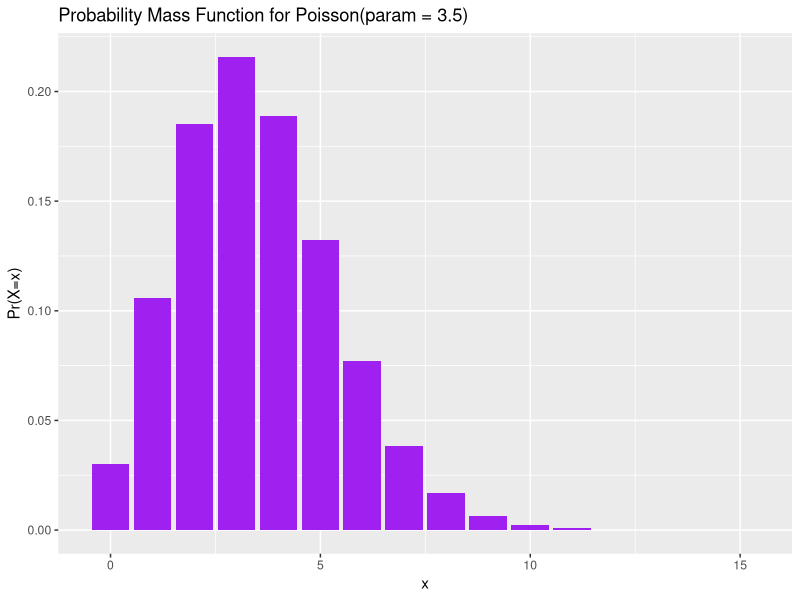
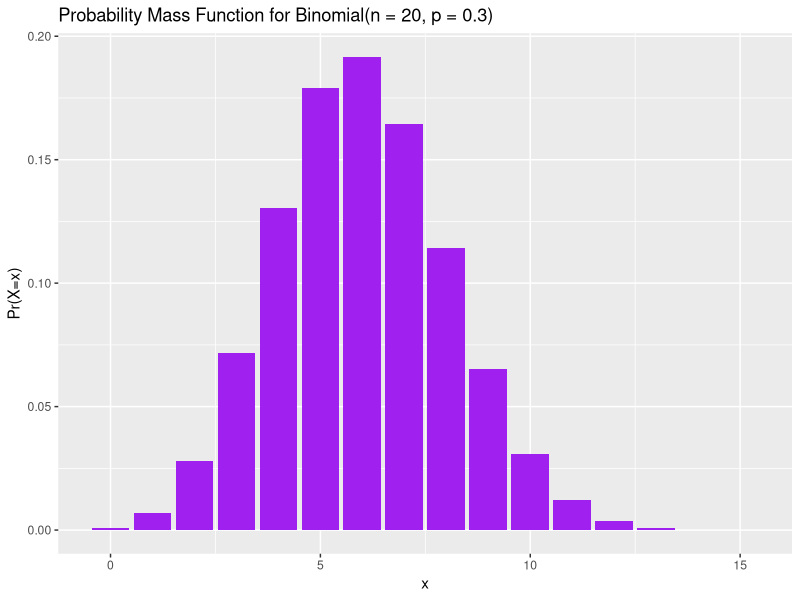
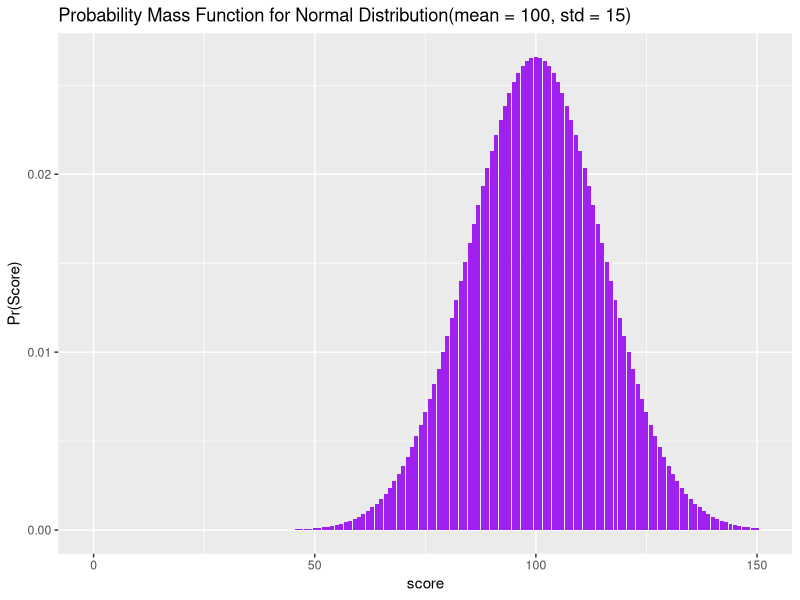

Recreate these plots in R, in order.
## ---- chunk 1
knitr::opts_chunk$set(echo = TRUE, tidy = T)
library(tidyverse)
## ---- chunk 2
poissonpmf <- tibble(x = 0:15, prob = dpois(x, 3.5))

ggplot(data = poissonpmf, mapping = aes(x = x, y = prob)) +
  geom_col(fill = 'purple') +
  ggtitle("Probability Mass Function for Poisson(param = 3.5)") +
  xlab("x") + ylab("Pr(X=x)")
## ---- chunk 3
random_binom <- tibble(x = 0:15, prob = dbinom(x, 20, 0.3))

ggplot(data = random_binom, mapping = aes(x = x, y = prob)) +
  geom_col(fill = 'purple') +
  ggtitle("Probability Mass Function for Binomial(n = 20, p = 0.3)") +
  xlab("x") + ylab("Pr(X=x)")
## ---- chunk 4
scores <- tibble(x = 0:150, prob = dnorm(x, 100, 15))

ggplot(data = scores, mapping = aes(x = x, y = prob)) +
  geom_col(fill = 'purple') +
  ggtitle("Probability Mass Function for Normal Distribution(mean = 100, std = 15)") +
  xlab("score") + ylab("Pr(Score)")
## ---- chunk 5
# Expected value
expectedY <- 0
for (i in 1:6) {
  expectedY <- expectedY + i * (1 / 6)
}
expectedY
# Variance
VarY <- 0
for (i in 1:6) {
  VarY <- VarY + (i - 3.5) ^ 2 * (1 / 6)
}
VarY
# std
stdY <- sqrt(VarY)
stdY
## ---- chunk 6
pmf_rand <- tibble(value = c(25, 30, 45, 50),
                   prob = c(0.15, 0.25, 0.35, 0.25))
expectedX <- 0
v <- pmf_rand[["value"]]
p <- pmf_rand[["prob"]]
for (i in 1:length(v)) {
  expectedX <- expectedX + v[i] * p[i]
}
expectedX
# Variance
VarX <- 0
meanY <- mean(v)
for (i in 1:length(v)) {
  VarX <- VarX + (v[i] - meanY) ^ 2 * p[i]
}
VarX
# std
stdX <- sqrt(VarX)
stdX
## ---- chunk 7
prob_win_3_or_more <- 0

for (i in 3:8) {
  prob_win_3_or_more <- prob_win_3_or_more + dbinom(i,8,0.2)
}

prob_win_3_or_more
## ---- chunk 8
prob_win_less_than_3 <- 0

for (i in 0:2) {
  prob_win_less_than_3 <- prob_win_less_than_3 + dbinom(i,8,0.2)
}

prob_win_less_than_3 <- 1 - prob_win_less_than_3

prob_win_less_than_3
